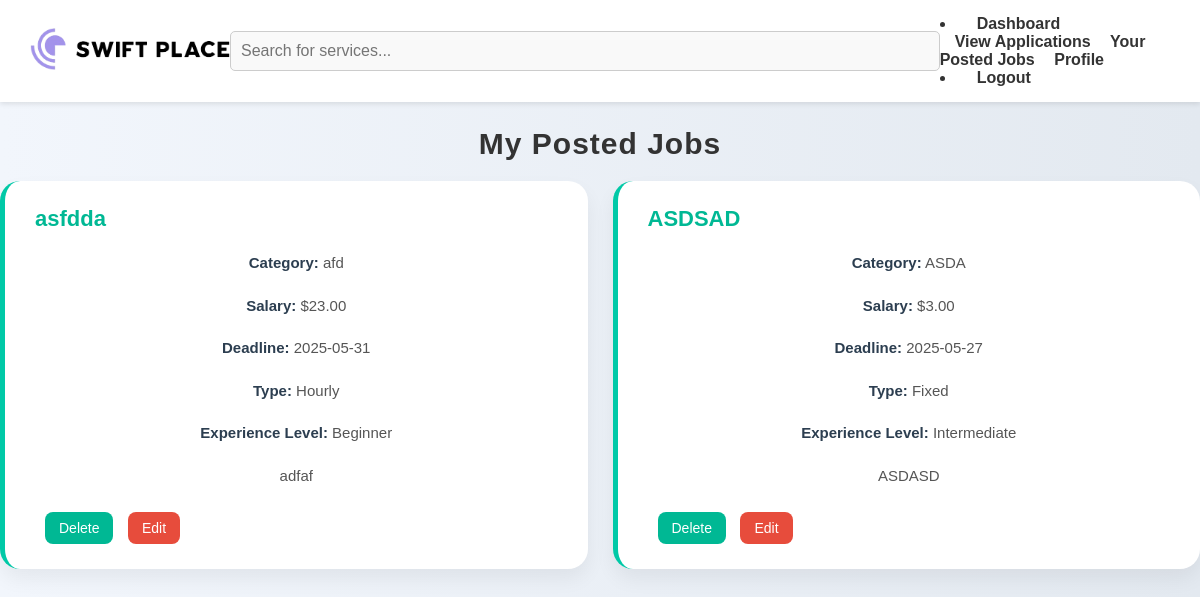
The page /index.php?controller=job&action=myJobs (signed in) on the database its author committed.
### tables this page shows
CREATE TABLE `jobs` (
  `id` int(11) NOT NULL,
  `client_id` int(11) DEFAULT NULL,
  `job_title` varchar(255) DEFAULT NULL,
  `job_description` text DEFAULT NULL,
  `category` varchar(100) DEFAULT NULL,
  `budget` decimal(10,2) DEFAULT NULL,
  `deadline` date DEFAULT NULL,
  `receipt` varchar(255) DEFAULT NULL,
  `required_skill` varchar(255) DEFAULT NULL,
  `job_type` varchar(100) DEFAULT NULL,
  `experience_level` varchar(100) DEFAULT NULL,
  `created_at` timestamp NOT NULL DEFAULT current_timestamp(),
  `posted_at` datetime DEFAULT current_timestamp(),
  `status` varchar(20) DEFAULT 'open',
  `final_attachment` varchar(255) DEFAULT NULL,
  `external_link` text DEFAULT NULL,
  `completion_comments` text DEFAULT NULL,
  `is_submitted` tinyint(1) DEFAULT 0,
  `is_paid` tinyint(1) DEFAULT 0,
  `approval_comments` text DEFAULT NULL,
  `rejection_comments` text DEFAULT NULL,
  `approved_at` datetime DEFAULT NULL,
  `is_completed` tinyint(1) DEFAULT 0
);

### controllers/client/JobController.php (called while the page is built, shortened)
<?php
require_once 'models/Job.php';
class JobController {
    public function myJobs() {
        $client_id = $_SESSION['user_id'];
        $jobs = Job::getJobsByClient($client_id);
        include 'views/client/my_posted_jobs.php';
    }
}

### models/Job.php (called while the page is built, shortened)
<?php
class Job {
    public static function getJobsByClient($client_id) {
        $db = Database::getConnection();
        $stmt = $db->prepare("SELECT * FROM jobs WHERE client_id = ?");
        $stmt->bind_param("i", $client_id);
        $stmt->execute();
        return $stmt->get_result();
    }
}
?>

### views/client/my_posted_jobs.php (the view, shortened to what this page needs)
<!DOCTYPE html>
<html>
<head>
    <link rel="stylesheet" href="public/css/clientjobpost.css">
</head>
<body>
<header>
    <div class="navbar">
        <div class="logo-container">
            <img src="/Swift-Place/public/photos/Logos-removebg-preview.png" alt="Logo" class="logo-img">
        </div>
        <input type="text" placeholder="Search for services...">
        <nav>
        <li><a href="index.php?controller=client&action=Clientdashboard"><i class="fas fa-home"></i> Dashboard</a></li>
        <a href="index.php?controller=client&action=viewApplications">View Applications</a>
            <a href="index.php?controller=job&action=myJobs">Your Posted Jobs</a>
            <a href="index.php?controller=client&action=profile">Profile</a>
            <li><a href="index.php?controller=client&action=logout" class="logout-btn"><i class="fas fa-sign-out-alt"></i> Logout</a></li>
</div>
</header>
    <h2>My Posted Jobs</h2>
    <?php if ($jobs->num_rows > 0): ?>
        <div class="jobs-list">
            <?php while ($row = $jobs->fetch_assoc()): ?>
                <div class="job-card">
                    <h3><?= htmlspecialchars($row['job_title']) ?></h3>
                    <p><strong>Category:</strong> <?= htmlspecialchars($row['category']) ?></p>
                    <p><strong>Salary:</strong> $<?= htmlspecialchars($row['budget']) ?></p>
                    <p><strong>Deadline:</strong> <?= htmlspecialchars($row['deadline']) ?></p>
                    <p><strong>Type:</strong> <?= htmlspecialchars($row['job_type']) ?></p>
                    <p><strong>Experience Level:</strong> <?= htmlspecialchars($row['experience_level']) ?></p>
                    <p><?= nl2br(htmlspecialchars($row['job_description'])) ?></p>
                    <a href="index.php?controller=job&action=deleteJob&id=<?php echo $row['id']; ?>" class="delete-btn" onclick="return confirm('Are you sure?')">Delete</a>
                    <a class="edit-btn" href="index.php?controller=job&action=editJob&id=<?php echo $row['id']; ?>">Edit</a>
                </div>
            <?php endwhile; ?>
        </div>
    <?php else: ?>
        <p>You haven't posted any jobs yet.</p>
    <?php endif; ?>
</body>
</html>

### public/css/clientjobpost.css (style rules this page uses)
* { margin: 0; padding: 0; box-sizing: border-box; }
body { font-family: 'Poppins', sans-serif; background: linear-gradient(to right, #f2f6fc, #e3e9f0); padding: 40px; color: #333; margin: 0; padding: 0; }
h2 { margin-top: 25px; text-align: center; font-size: 32px; margin-bottom: 40px; color: #2d3e50; font-weight: 600; letter-spacing: 1px; }
.jobs-list { display: grid; grid-template-columns: repeat(auto-fit, minmax(340px, 1fr)); gap: 25px; max-width: 1200px; margin: 0 auto; }
.job-card { background: #ffffff; border-radius: 20px; padding: 25px 30px; box-shadow: 0 10px 20px rgba(0, 0, 0, 0.06); transition: all 0.3s ease; border-left: 5px solid #00c9a7; }
.job-card h3 { font-size: 22px; color: #00b894; margin-bottom: 15px; }
.job-card p { margin-bottom: 10px; font-size: 15px; color: #555; line-height: 1.5; }
.job-card p strong { color: #2c3e50; }
.job-card a { display: inline-block; margin-top: 15px; padding: 8px 14px; border-radius: 8px; font-size: 14px; text-decoration: none; font-weight: 500; transition: all 0.2s ease; margin-right: 10px; }
.job-card a:first-of-type { background: #00b894; color: white; }
.job-card a:last-of-type { background: #e74c3c; color: white; }
p { text-align: center; font-size: 18px; margin-top: 20px; color: #777; }
.logo-img { width: 200px; height: auto; max-height: 65px; }
.navbar { display: flex; justify-content: space-between; align-items: center; padding: 15px 30px; background-color: #fff; box-shadow: 0px 2px 10px rgba(0, 0, 0, 0.1); }
.navbar { display: flex; justify-content: space-between; align-items: center; padding: 15px 30px; background: white; box-shadow: 0 2px 5px rgba(0, 0, 0, 0.1); }
.navbar input { width: 40%; padding: 8px; border: 1px solid #ddd; border-radius: 5px; }
.navbar nav a { margin-left: 15px; text-decoration: none; color: #333; font-weight: bold; transition: color 0.3s; }
.edit-btn { background: #3498db; color: white; padding: 8px 12px; border-radius: 8px; text-decoration: none; font-weight: 500; }
.delete-btn { background: #e74c3c; color: white; padding: 8px 12px; border-radius: 8px; text-decoration: none; font-weight: 500; margin-left: 10px; }
body { font-family: 'Poppins', sans-serif; background-color: #f4f7fc; color: #333; margin: 0; padding: 0; }
h2 { text-align: center; margin-bottom: 20px; font-size: 30px; color: #333; }
input[type="text"], input[type="number"], input[type="date"], textarea { width: 100%; padding: 10px; margin: 10px 0; border: 1px solid #ccc; border-radius: 5px; font-size: 16px; box-sizing: border-box; background-color: #f9f9f9; }
a { color: #007BFF; text-decoration: none; font-size: 16px; }

### rows shown on the page
jobs: job_title "asfdda", category "afd", budget "23.00", deadline "2025-05-31", job_type "Hourly", experience_level "Beginner", job_description "adfaf"
jobs: job_title "ASDSAD", category "ASDA", budget "3.00", deadline "2025-05-27", job_type "Fixed", experience_level "Intermediate", job_description "ASDASD"
